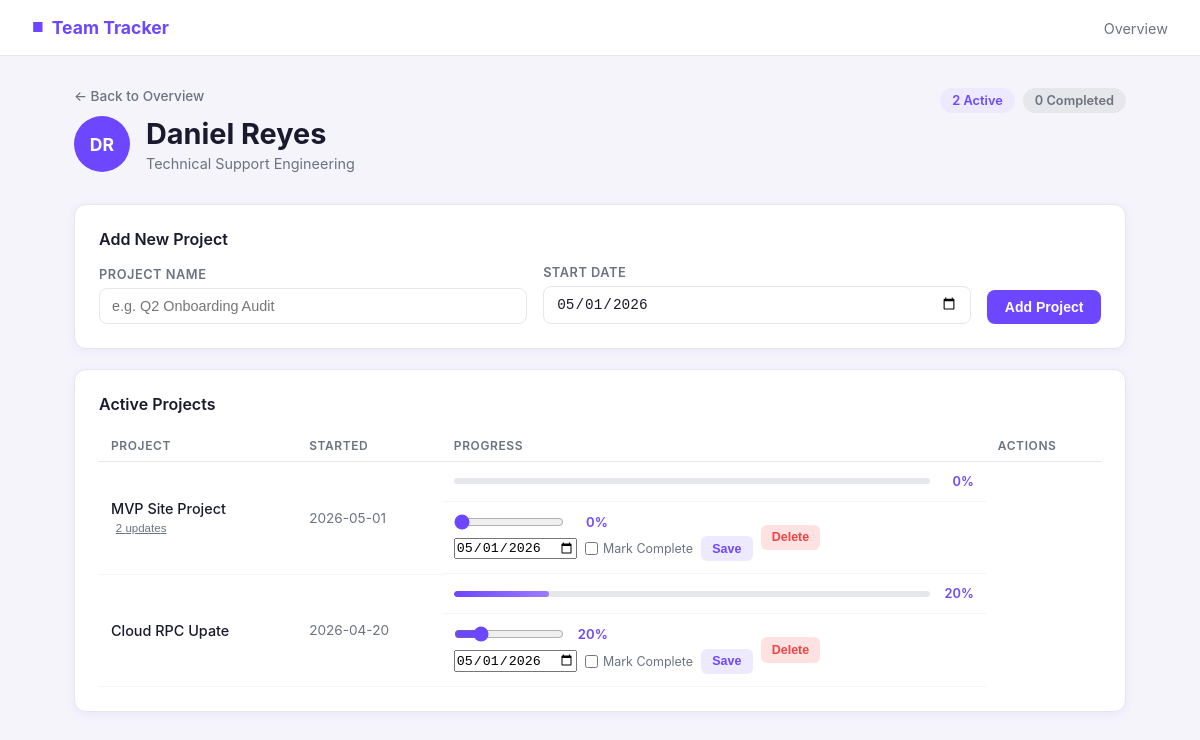
The app's page /teammate/3 with its own data.
### tables this page shows
CREATE TABLE teammates (
                id INTEGER PRIMARY KEY AUTOINCREMENT,
                name TEXT NOT NULL
            );

CREATE TABLE projects (
                id INTEGER PRIMARY KEY AUTOINCREMENT,
                teammate_id INTEGER NOT NULL,
                name TEXT NOT NULL,
                start_date TEXT NOT NULL,
                pct_complete INTEGER DEFAULT 0,
                completed_date TEXT,
                FOREIGN KEY (teammate_id) REFERENCES teammates(id)
            );

### app.py (the view)
@app.route('/teammate/<int:tid>')
def teammate(tid):
    db = get_db()
    t = db.execute('SELECT * FROM teammates WHERE id = ?', (tid,)).fetchone()
    if not t:
        return redirect(url_for('index'))
    projects = db.execute(
        'SELECT * FROM projects WHERE teammate_id = ? ORDER BY completed_date ASC, start_date DESC',
        (tid,)
    ).fetchall()
    history = {}
    for p in projects:
        history[p['id']] = db.execute(
            'SELECT pct_complete, updated_date FROM progress_history WHERE project_id = ? ORDER BY updated_date DESC',
            (p['id'],)
        ).fetchall()
    today_date = date.today()
    stale_ids = set()
    for p in projects:
        if p['completed_date']:
            continue
        h = history[p['id']]
        ref = h[0]['updated_date'] if h else p['start_date']
        if (today_date - datetime.strptime(ref, '%Y-%m-%d').date()).days >= 30:
            stale_ids.add(p['id'])
    return render_template('teammate.html', teammate=t, projects=projects, today=today_date.isoformat(), history=history, stale_ids=stale_ids)

### app.py (called while the page is built)
@app.template_filter('fmt_date')
def fmt_date(s):
    if not s:
        return ''
    return datetime.strptime(s, '%Y-%m-%d').strftime('%b %-d')

def get_db():
    conn = sqlite3.connect(DB)
    conn.row_factory = sqlite3.Row
    return conn

### templates/teammate.html (shortened to what this page needs)
{% extends "base.html" %}
{% block content %}
{% set initials = teammate.name.split()|map('first')|join('') %}
{% set active = projects|selectattr('completed_date', 'none')|list %}
{% set done = projects|rejectattr('completed_date', 'none')|list %}
<div class="page-header">
    <div class="header-left">
        <a href="/" class="back-link">&larr; Back to Overview</a>
        <div class="teammate-header">
            <div class="avatar avatar-lg">{{ initials }}</div>
            <div>
                <h1>{{ teammate.name }}</h1>
                <p class="subtitle">Technical Support Engineering</p>
            </div>
        </div>
    </div>
    <div class="header-stats">
        <div class="stat-pill">{{ active|length }} Active</div>
        <div class="stat-pill muted">{{ done|length }} Completed</div>
    </div>
</div>
<div class="section-card">
    <h2>Add New Project</h2>
    <form action="{{ url_for('add_project', tid=teammate.id) }}" method="POST" class="add-form">
        <div class="form-row">
            <div class="form-group">
                <label for="name">Project Name</label>
                <input type="text" id="name" name="name" placeholder="e.g. Q2 Onboarding Audit" required>
            </div>
            <div class="form-group">
                <label for="start_date">Start Date</label>
                <input type="date" id="start_date" name="start_date" value="{{ today }}" required>
            </div>
            <button type="submit" class="btn btn-primary">Add Project</button>
        </div>
    </form>
</div>
<div class="section-card">
    <h2>Active Projects</h2>
    {% if active %}
    <table class="projects-table">
        <thead>
            <tr>
                <th>Project</th>
                <th>Started</th>
                <th>Progress</th>
                <th>Actions</th>
            </tr>
        </thead>
        <tbody>
            {% for p in active %}
            <tr>
                <td class="project-name">
                    {{ p.name }}
                    {% if history[p.id] %}
                    <button type="button" class="btn-history" onclick="toggleHistory('hist-{{ p.id }}')">
                        {{ history[p.id]|length }} update{{ 's' if history[p.id]|length != 1 }}
                    </button>
                    {% endif %}
                </td>
                <td class="date-cell">{{ p.start_date }}</td>
                <td class="progress-cell">
                    <div class="progress-bar">
                        <div class="progress-fill" style="width: {{ p.pct_complete }}%"></div>
                    </div>
                    <span class="pct-label">{{ p.pct_complete }}%</span>
                </td>
                <td class="actions-cell">
                    <form action="{{ url_for('update_project', pid=p.id) }}" method="POST" class="update-form">
                        <div class="slider-row">
                            <input type="range" name="pct_complete" id="range-{{ p.id }}"
                                   value="{{ p.pct_complete }}" min="0" max="100"
                                   oninput="document.getElementById('pct-display-{{ p.id }}').textContent = this.value + '%'">
                            <span id="pct-display-{{ p.id }}" class="pct-display">{{ p.pct_complete }}%</span>
                        </div>
                        <div class="form-actions">
                            <input type="date" name="update_date" value="{{ today }}" class="date-input" required>
                            <label class="complete-label">
                                <input type="checkbox" name="mark_complete"> Mark Complete
                            </label>
                            <button type="submit" class="btn btn-sm btn-secondary">Save</button>
                        </div>
                    </form>
                    <form action="{{ url_for('delete_project', pid=p.id) }}" method="POST"
                          onsubmit="return confirm('Delete this project?')">
                        <button type="submit" class="btn btn-sm btn-danger">Delete</button>
                    </form>
                </td>
            </tr>
            {% endfor %}
        </tbody>
    </table>
    {% else %}
    <p class="empty-state">No active projects. Add one above.</p>
    {% endif %}
</div>
{% endblock %}

### records on screen
teammates: name "Daniel Reyes"
projects: name "MVP Site Project", history "2", id "s", start_date "2026-05-01", pct_complete "0", update_date "05/01/2026"
projects: name "Cloud RPC Upate", start_date "2026-04-20", pct_complete "20", update_date "05/01/2026"

### other values on screen
{{ initials }} "DR"
{{ active|length }} "2"
{{ done|length }} "0"
